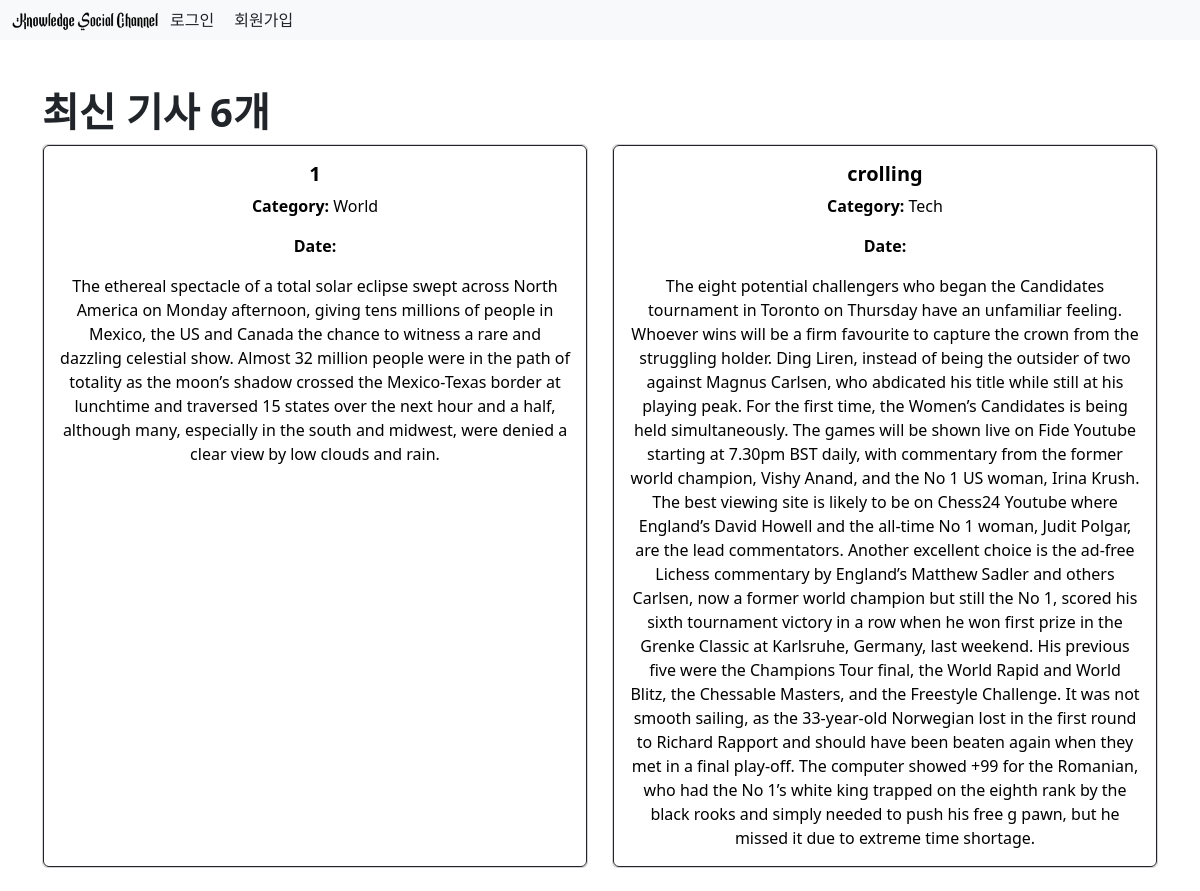
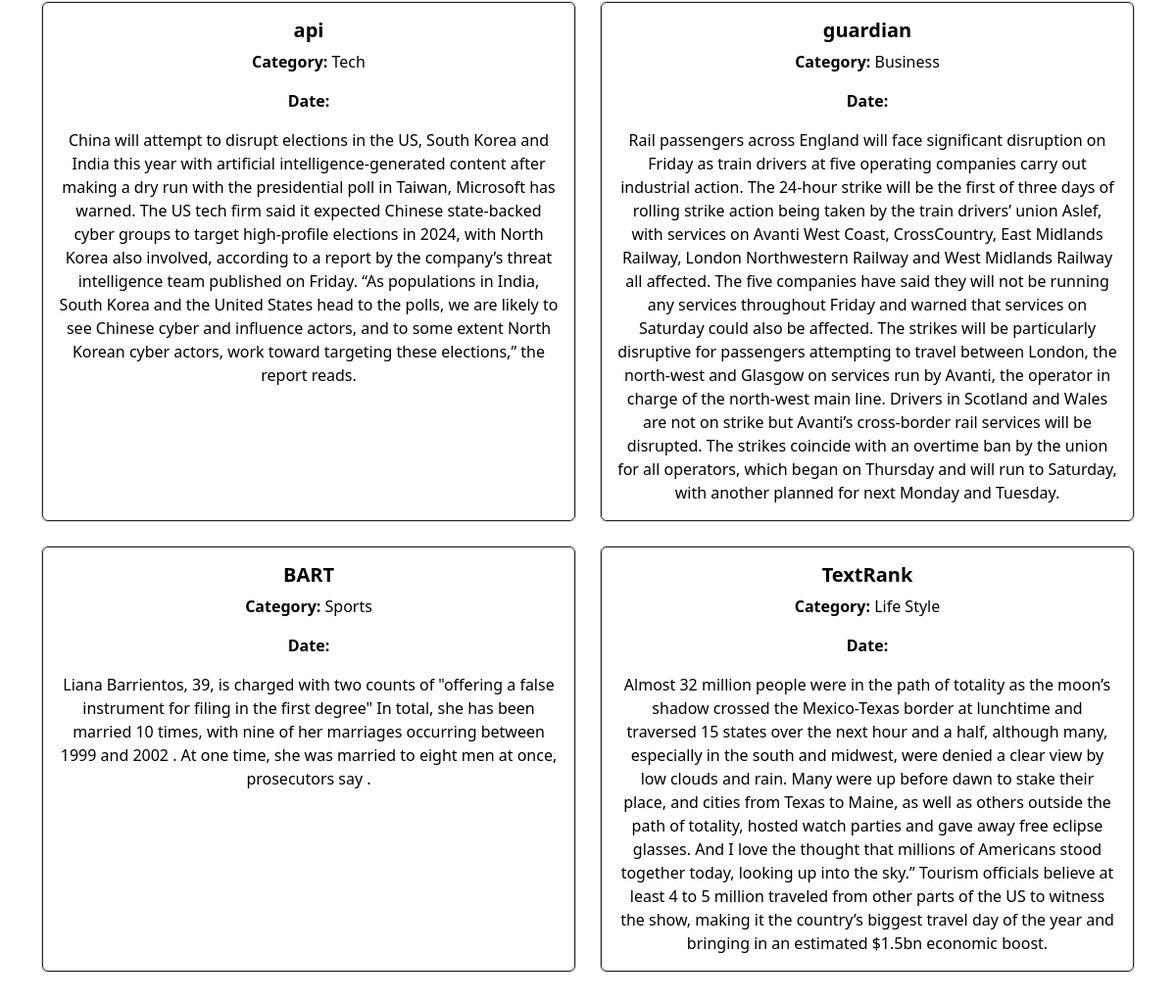
/home/, run on the app's committed database (2 pictures, top to bottom).
### home/models.py (models this page shows, shortened)
class Article(models.Model):
    title = models.CharField(max_length=255)
    content = models.TextField()
    abstract = models.TextField()
    category = models.ForeignKey(Category, on_delete=models.CASCADE)
    content_url = models.URLField()
    article_public_Date = models.CharField(max_length=255)

class Category(models.Model):
    name = models.CharField(max_length=255, unique=True)

### home/views.py (the view)
# urls.py: path('', views.logged_out_list, name='logged_out_list'),
@require_safe
def logged_out_list(request):
    latest_articles = Article.objects.all().order_by('-article_public_Date')[:6]
    context = {
        'latest_articles': latest_articles,
    }
    return render(request, 'home/logged_out_index.html', context)

### home/templates/home/logged_out_index.html
{% extends "base.html" %}
{% block content %}
<div class="container mt-5 mb-5">
  <h1><strong>최신 기사 6개</strong></h1>
  <div class="row row-cols-1 row-cols-md-2 g-4">
    {% for article in latest_articles %}
    <div class="col">
      <div class="card h-100">
        <div class="card-body btn btn-outline-dark">
          <a href="{% url 'news:news_detail' article.id %}" style="text-decoration: none; color: black;">
            <h5 class="card-title"><strong>{{ article.title }}</strong></h5>
            <p class="card-text"><strong>Category:</strong> {{ article.category.name }}</p>
            <p class="card-text"><strong>Date:</strong> {{ article.article_public_Date|slice:"5:10" }}</p>
            <p class="card-text">{{ article.abstract }}</p>
          </a>
        </div>
      </div>
    </div>
    {% endfor %}
  </div>
</div>
{% endblock content %}

### templates/base.html (shortened to what this page needs)
{% load static %}
<head>
  <link rel="stylesheet" href="{% static 'style.css' %}">
  <link href="https://cdn.jsdelivr.net/npm/bootstrap@5.3.2/dist/css/bootstrap.min.css" rel="stylesheet"
>
</head>
<body>
  <nav class="navbar navbar-expand-lg navbar-light bg-light">
    <div class="container-fluid">
      <button id="homeButton" onclick="goHome()" style="border: none; background: none; padding: 0; margin: 0;">
        <img src="{% static 'img/logo2.png' %}" alt="Home Button" width="150" height="auto" style="border: none; display: block;">
      </button>
      <div class="collapse navbar-collapse justify-content-end" id="navbarSupportedContent">
        <ul class="navbar-nav me-auto mb-2 mb-lg-0">
          {% if user.is_authenticated %}
          <script>
          function goHome() {
              window.location.href = "/home/category/1";
          }
          </script>
          <li class="nav-item">
            <a class="nav-link" aria-current="page" href="{% url "account:mypage_recomm_and_bookmark" user_pk=user.pk %}">마이 페이지</a>
          <li class="nav-item">
            <a class="nav-link" aria-current="page" href="{% url "home:activity_management"%}">활동 관리</a>
          </li>
          <li class="nav-item">
            <a class="nav-link" aria-current="page" href="{% url "account:user_info" user_pk=user.pk %}">개인 정보</a>
          </li>
          <li class="nav-item">
            <a class="nav-link" aria-current="page" href="{% url "account:logout" %}">로그아웃</a>
          </li>
          {% else %}
          <div>
            <a href="{% url "account:login" %}" class="text-decoration-none text-dark mx-2">로그인</a>
            <a href="{% url "account:signup" %}" class="text-decoration-none text-dark mx-2">회원가입</a>
          </div>
          {% endif %}
        </ul>
      </div>
    </div>
  </nav>
  {% block content %}{% endblock content %}
</body>
</html>

### data on the page
Article: title "1", category.name "World", abstract "The ethereal spectacle of a total solar eclipse swept across North America on Monday afternoon, giving tens millions of people in Mexico, the US and Canada the chance to witness a rare and dazzling celestial show. Almost 32 million people were in the path of totality as the moon’s shadow crossed the Mexico-Texas border at lunchtime and traversed 15 states over the next hour and a half, although many, especially in the south and midwest, were denied a clear view by low clouds and rain."
Article: title "crolling", category.name "Tech", abstract "The eight potential challengers who began the Candidates tournament in Toronto on Thursday have an unfamiliar feeling. Whoever wins will be a firm favourite to capture the crown from the struggling holder. Ding Liren, instead of being the outsider of two against Magnus Carlsen, who abdicated his title while still at his playing peak. For the first time, the Women’s Candidates is being held simultaneously. The games will be shown live on Fide Youtube starting at 7.30pm BST daily, with commentary from the former world champion, Vishy Anand, and the No 1 US woman, Irina Krush. The best viewing site is likely to be on Chess24 Youtube where England’s David Howell and the all-time No 1 woman,…"
Article: title "api", category.name "Tech", abstract "China will attempt to disrupt elections in the US, South Korea and India this year with artificial intelligence-generated content after making a dry run with the presidential poll in Taiwan, Microsoft has warned. The US tech firm said it expected Chinese state-backed cyber groups to target high-profile elections in 2024, with North Korea also involved, according to a report by the company’s threat intelligence team published on Friday. “As populations in India, South Korea and the United States head to the polls, we are likely to see Chinese cyber and influence actors, and to some extent North Korean cyber actors, work toward targeting these elections,” the report reads."
Article: title "guardian", category.name "Business", abstract "Rail passengers across England will face significant disruption on Friday as train drivers at five operating companies carry out industrial action. The 24-hour strike will be the first of three days of rolling strike action being taken by the train drivers’ union Aslef, with services on Avanti West Coast, CrossCountry, East Midlands Railway, London Northwestern Railway and West Midlands Railway all affected. The five companies have said they will not be running any services throughout Friday and warned that services on Saturday could also be affected. The strikes will be particularly disruptive for passengers attempting to travel between London, the north-west and Glasgow on services run by…"
Article: title "BART", category.name "Sports", abstract "Liana Barrientos, 39, is charged with two counts of \"offering a false instrument for filing in the first degree\" In total, she has been married 10 times, with nine of her marriages occurring between 1999 and 2002 . At one time, she was married to eight men at once, prosecutors say ."
Article: title "TextRank", category.name "Life Style", abstract "Almost 32 million people were in the path of totality as the moon’s shadow crossed the Mexico-Texas border at lunchtime and traversed 15 states over the next hour and a half, although many, especially in the south and midwest, were denied a clear view by low clouds and rain. Many were up before dawn to stake their place, and cities from Texas to Maine, as well as others outside the path of totality, hosted watch parties and gave away free eclipse glasses. And I love the thought that millions of Americans stood together today, looking up into the sky.” Tourism officials believe at least 4 to 5 million traveled from other parts of the US to witness the show, making it the country’s biggest…"
